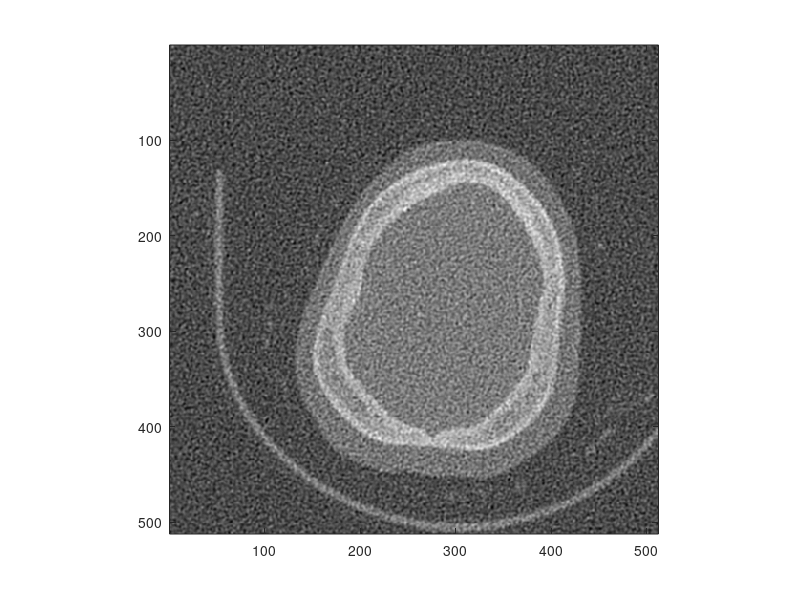

MATLAB code for this plot: (Note: this script raises an error after producing the figure.)

% load('pet_reg.mat');
% pet=Ireg;

%load('./PET_CT_Data/ctdata.mat');
%image=ctdata(:,:,293);
%ct = imcrop(image,[193 152 130 160]);
%ct = imcrop(image,[183 142 150 180]);
%ct=imresize(ct,size(pet));

% read in image
%A = imread('varying_noise.png','PNG');
%A = imread('svbitonic2.png','PNG');

load('nld_CT30.mat');

%load('maskedct.mat');

A=data1;
%b=double(dicomread('47530905'));
b=data;
% Run filters and show results
for i = 1:4
  
  switch (i)
    case 1
      title = 'Original image';
      B = A;
      
    case 2
      title = 'Bitonic, f=6';
      fprintf(1,'Calculating bitonic ... ');
      tic;
      B = bitonic2(A, 6);
      x=B;
      t = toc;
      fprintf(1,'in %.3f secs.\n', t);
      
    case 3
      title = 'Structurally varying bitonic, f=10';
      fprintf(1,'Calculating structurally varying bitonic ... ');
      tic;
      B = svbitonic2(A, 10);
      y=B;
      t = toc;
      fprintf(1,'in %.3f secs.\n', t);

    case 4
      title = 'Multi-resolution varying bitonic, f=9';
      fprintf(1,'Calculating multi-resolution varying bitonic ... ');
      tic;
      B = mvbitonic2(A, 9);
      z=B;
      t = toc;
      fprintf(1,'in %.3f secs.\n', t);

  end
  
%   [peaksnr, snr] = psnr(B, b);
%   [ssimval, ssimmap] = ssim(B,b);
%   mse=immse(B,b);
%   rmse=sqrt(mse);
% 
%   peaksnr
%   ssimval
%   rmse
  figure(i);
  imagesc(B);
  colormap(gray);
  axis image;

end

figure();
imagesc(x-A);
colormap(gray);
axis image;

figure();
imagesc(y-A);
colormap(gray);
axis image;


figure();
imagesc(z-A);
colormap(gray);
axis image;

save ct_bitonic.mat x y z
norm(x-A)
norm(y-A)
norm(z-A)

%%
function out = img_norm(in)
    a = double(in(:));
    %a= ((a-min(a))./(max(a)-min(a))).*255;
    a= (a-min(a))./(max(a)-min(a));
    out = reshape(a,size(in));
end

